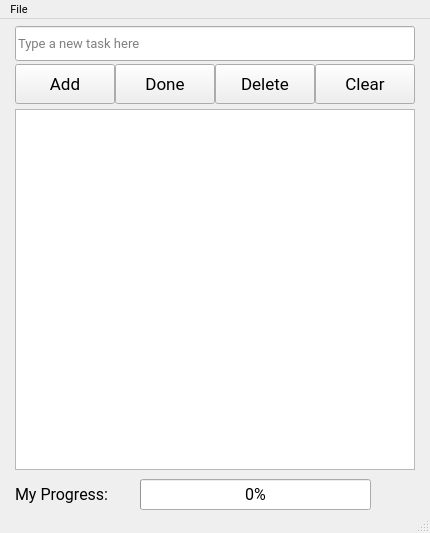
<?xml version="1.0" encoding="UTF-8"?>
<ui version="4.0">
 <class>MainWindow</class>
 <widget class="QMainWindow" name="MainWindow">
  <property name="geometry">
   <rect>
    <x>0</x>
    <y>0</y>
    <width>430</width>
    <height>533</height>
   </rect>
  </property>
  <property name="font">
   <font>
    <family>Roboto</family>
    <pointsize>8</pointsize>
   </font>
  </property>
  <property name="mouseTracking">
   <bool>false</bool>
  </property>
  <property name="windowTitle">
   <string>Kai's To Do List</string>
  </property>
  <property name="animated">
   <bool>true</bool>
  </property>
  <widget class="QWidget" name="centralwidget">
   <widget class="QPushButton" name="add_pushbutton">
    <property name="geometry">
     <rect>
      <x>15</x>
      <y>45</y>
      <width>100</width>
      <height>40</height>
     </rect>
    </property>
    <property name="font">
     <font>
      <family>Roboto</family>
      <pointsize>13</pointsize>
      <weight>50</weight>
      <bold>false</bold>
     </font>
    </property>
    <property name="mouseTracking">
     <bool>true</bool>
    </property>
    <property name="text">
     <string>Add</string>
    </property>
   </widget>
   <widget class="QListWidget" name="todolist_listWidget">
    <property name="geometry">
     <rect>
      <x>15</x>
      <y>90</y>
      <width>400</width>
      <height>361</height>
     </rect>
    </property>
    <property name="font">
     <font>
      <family>Roboto</family>
      <pointsize>14</pointsize>
     </font>
    </property>
   </widget>
   <widget class="QLineEdit" name="typetask_lineEdit">
    <property name="geometry">
     <rect>
      <x>15</x>
      <y>7</y>
      <width>400</width>
      <height>35</height>
     </rect>
    </property>
    <property name="font">
     <font>
      <family>Roboto</family>
      <pointsize>10</pointsize>
     </font>
    </property>
    <property name="autoFillBackground">
     <bool>false</bool>
    </property>
    <property name="placeholderText">
     <string>Type a new task here</string>
    </property>
   </widget>
   <widget class="QPushButton" name="delete_pushbutton">
    <property name="geometry">
     <rect>
      <x>215</x>
      <y>45</y>
      <width>100</width>
      <height>40</height>
     </rect>
    </property>
    <property name="font">
     <font>
      <family>Roboto</family>
      <pointsize>13</pointsize>
      <weight>50</weight>
      <bold>false</bold>
     </font>
    </property>
    <property name="mouseTracking">
     <bool>true</bool>
    </property>
    <property name="text">
     <string>Delete</string>
    </property>
   </widget>
   <widget class="QPushButton" name="clear_pushbutton">
    <property name="geometry">
     <rect>
      <x>315</x>
      <y>45</y>
      <width>100</width>
      <height>40</height>
     </rect>
    </property>
    <property name="font">
     <font>
      <family>Roboto</family>
      <pointsize>13</pointsize>
      <weight>50</weight>
      <bold>false</bold>
     </font>
    </property>
    <property name="mouseTracking">
     <bool>true</bool>
    </property>
    <property name="text">
     <string>Clear</string>
    </property>
   </widget>
   <widget class="QPushButton" name="done_pushbutton_2">
    <property name="geometry">
     <rect>
      <x>115</x>
      <y>45</y>
      <width>100</width>
      <height>40</height>
     </rect>
    </property>
    <property name="font">
     <font>
      <family>Roboto</family>
      <pointsize>13</pointsize>
      <weight>50</weight>
      <bold>false</bold>
     </font>
    </property>
    <property name="mouseTracking">
     <bool>true</bool>
    </property>
    <property name="text">
     <string>Done</string>
    </property>
   </widget>
   <widget class="QProgressBar" name="progress_progressBar">
    <property name="geometry">
     <rect>
      <x>140</x>
      <y>460</y>
      <width>231</width>
      <height>31</height>
     </rect>
    </property>
    <property name="font">
     <font>
      <family>Roboto</family>
      <pointsize>12</pointsize>
     </font>
    </property>
    <property name="value">
     <number>0</number>
    </property>
   </widget>
   <widget class="QLabel" name="progresslabel_label">
    <property name="geometry">
     <rect>
      <x>15</x>
      <y>455</y>
      <width>141</width>
      <height>41</height>
     </rect>
    </property>
    <property name="font">
     <font>
      <family>Roboto</family>
      <pointsize>12</pointsize>
     </font>
    </property>
    <property name="text">
     <string>My Progress:</string>
    </property>
   </widget>
  </widget>
  <widget class="QMenuBar" name="menubar">
   <property name="geometry">
    <rect>
     <x>0</x>
     <y>0</y>
     <width>430</width>
     <height>21</height>
    </rect>
   </property>
   <property name="font">
    <font>
     <family>Roboto</family>
     <pointsize>8</pointsize>
    </font>
   </property>
   <widget class="QMenu" name="filemenu_menuOptions">
    <property name="font">
     <font>
      <family>Roboto</family>
      <pointsize>8</pointsize>
     </font>
    </property>
    <property name="title">
     <string>File</string>
    </property>
    <addaction name="new_actionNew"/>
    <addaction name="save_actionSave"/>
    <addaction name="saveas_actionSave_as"/>
   </widget>
   <addaction name="filemenu_menuOptions"/>
  </widget>
  <widget class="QStatusBar" name="statusbar"/>
  <action name="actionColour">
   <property name="text">
    <string>Colour</string>
   </property>
  </action>
  <action name="new_actionNew">
   <property name="text">
    <string>New</string>
   </property>
   <property name="font">
    <font>
     <family>Roboto</family>
     <pointsize>8</pointsize>
    </font>
   </property>
   <property name="shortcut">
    <string>Ctrl+N</string>
   </property>
   <property name="visible">
    <bool>true</bool>
   </property>
  </action>
  <action name="save_actionSave">
   <property name="text">
    <string>Save</string>
   </property>
   <property name="font">
    <font>
     <family>Roboto</family>
    </font>
   </property>
   <property name="shortcut">
    <string>Ctrl+S</string>
   </property>
  </action>
  <action name="saveas_actionSave_as">
   <property name="text">
    <string>Save as</string>
   </property>
   <property name="font">
    <font>
     <family>Roboto</family>
    </font>
   </property>
  </action>
 </widget>
 <resources/>
 <connections/>
</ui>
